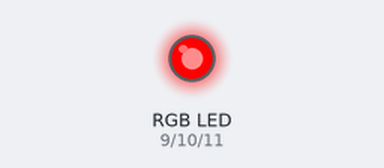
This sketch was run on a simulated Arduino Uno, built with avr-gcc and run on an emulated ATmega328P. Parts: an RGB LED mixed from three pins (HIGH = lit).

Above: at 0.05 s.
At 0.5 s:
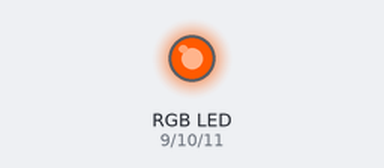
At 1.0 s:
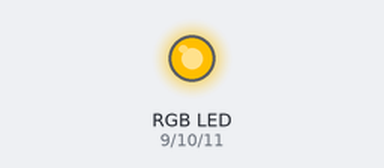
At 1.95 s:
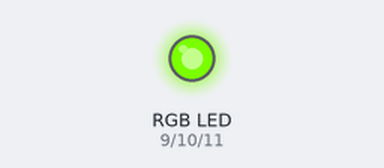
At 2.9 s:
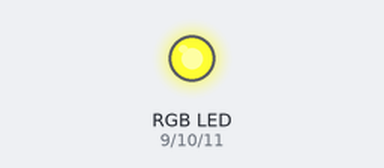
At 3.9 s:
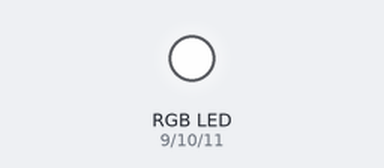
Timing chart, 0 to 9.0 s (numbered marks = the images above):
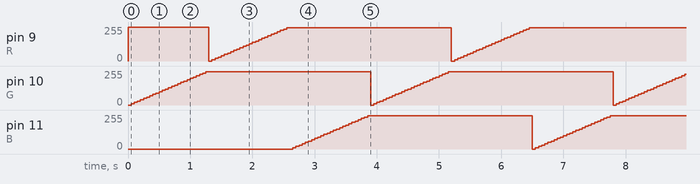

The sketch:

7_LEDRBGCores.ino
```cpp
/*
   Experimento 1.7 - LEDRGBCores

   Controla um LED RGB utilizando PWM para alterar a intensidade de cada LED para gerar novas cores.

   Um LED RGB cotem três LEDs nas cores vermelho, verde e azul no mesmo encapsulamento,
   possibilitando assim a geração de novas cores controlando a intensidade de cada LED.

   Saiba mais:
   https://www.arduino.cc/reference/en/language/functions/analog-io/analogwrite/ (em inglês)
   https://www.citisystems.com.br/pwm/
*/

// Declara variaveis constantes para facilitar a leitura do codigo
const int R = 9; // Pino conectado ao LED vermelho
const int G = 10; // Pino conectado ao LED verde
const int B = 11; // Pino conectado ao LED azul

// Variaveis que irão guardar valores PWM referentes a intensidade de cada cor. 0 == desligado (0V), 255 == intensidade máxima(5V).
int vRed = 255;
int vGreen = 0;
int vBlue = 0;

// A função setup roda apenas uma vez, quando o botão reset é pressionado ou quando a placa é ligada.
void setup() {
  // Inicializa os pinos digitais de 9 a 11 como saidas.
  pinMode(R, OUTPUT);
  pinMode(G, OUTPUT);
  pinMode(B, OUTPUT);

  // Escreve os valores PWM nas saidas dos LEDs
  analogWrite(R, vRed); // vRed == 255, Liga LED vermelha na intensidade máxima.
  analogWrite(G, vGreen); // vGreen == 0, Deslida o LED verde.
  analogWrite(B, vBlue); // vBlue == 0, Desliga o LED azul.
}


// A função loop roda repetidamente
void loop() {
  // Laço que se repete enquanto vGreen for menor que 255, somando 10 ao valor de vGreen a cada repetição.
  for (vGreen = 0 ; vGreen < 255 ; vGreen += 10) {
    analogWrite(G, vGreen); // Escreve o valor de vGreen na saida G
    delay(50); // Espera 50 milisegundos
  }
  // Laço que se repete enquanto vRed for menor que 255, somando 10 ao valor de vRed a cada repetição.
  for (vRed = 0 ; vRed < 255 ; vRed += 10) {
    analogWrite(R, vRed); // Escreve o valor de vGreen na saida R
    delay(50); // Espera 50 milisegundos
  }
  // Laço que se repete enquanto vBlue for menor que 255, somando 10 ao valor de vBlue a cada repetição.
  for (vBlue = 0 ; vBlue < 255 ; vBlue += 10) {
    analogWrite(B, vBlue); // Escreve o valor de vBlue na saida B
    delay(50); // Espera 50 milisegundos
  }
}
```

Measured:
- by itself, pin 9 (R), pin 10 (G), pin 11 (B): ramps from 0/255 to 250/255 and jumps back, once every 3.9 s
